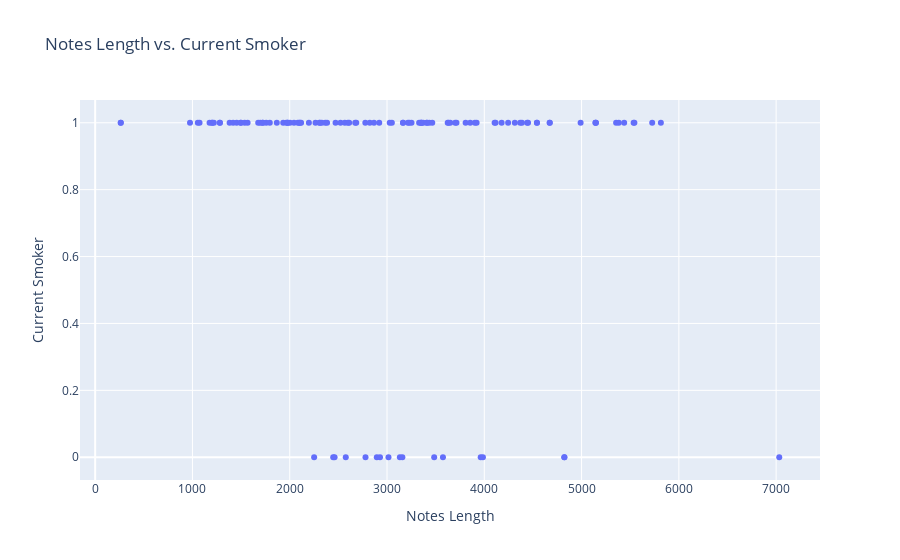

Write notebook code for a chart like this one.
### Code cell
note_len_df = df.sort_values(by='Note Length')
plt5 = go.Scatter(x = note_len_df['Note Length'], y = df['Current Smoker'], mode='markers')
lyt5 = go.Layout(title="Notes Length vs. Current Smoker", xaxis=dict(title='Notes Length'),yaxis=dict(title='Current Smoker'))
fig5 = go.Figure(data=[plt5], layout=lyt5)
iplot(fig5)
print("Notes Length to Current Smoker Correlation:", note_len_df['Note Length'].corr(df['Current Smoker']))

### Figure 1 — Plotly figure (JSON) as saved in the notebook; plotly's stock layout.template omitted (floating-point values rounded to 4 significant figures)
{"data": [{"mode": "markers", "type": "scatter", "x": [263, 263, 975, 1055, 1073, 1176, 1202, 1202, 1220, 1282, 1282, 1382, 1418, 1455, 1495, 1499, 1537, 1567, 1676, 1697, 1723, 1723, 1758, 1795, 1867, 1933, 1965, 1978, 1980, 2003, 2044, 2083, 2098, 2106, 2117, 2197, 2251, 2265, 2305, 2312, 2330, 2365, 2384, 2447, 2461, 2471, 2522, 2566, 2576, 2598, 2611, 2673, 2684, 2777, 2779, 2823, 2866, 2895, 2920, 2928, 3015, 3028, 3050, 3132, 3158, 3164, 3165, 3215, 3229, 3252, 3330, 3347, 3353, 3355, 3372, 3409, 3411, 3435, 3465, 3485, 3575, 3624, 3632, 3650, 3701, 3714, 3808, 3855, 3903, 3921, 3963, 3986, 4106, 4116, 4178, 4245, 4314, 4369, 4387, 4441, 4450, 4541, 4541, 4672, 4673, 4823, 4823, 4990, 5142, 5145, 5148, 5355, 5383, 5438, 5535, 5543, 5726, 5815, 7032], "y": [1, 1, 1, 1, 1, 1, 1, 1, 1, 1, 1, 1, 1, 1, 1, 1, 1, 1, 1, 1, 1, 1, 1, 1, 1, 1, 1, 1, 1, 1, 1, 1, 1, 1, 1, 1, 0, 1, 1, 1, 1, 1, 1, 0, 0, 1, 1, 1, 0, 1, 1, 1, 1, 1, 0, 1, 1, 0, 1, 0, 0, 1, 1, 0, 0, 1, 1, 1, 1, 1, 1, 1, 1, 1, 1, 1, 1, 1, 1, 0, 0, 1, 1, 1, 1, 1, 1, 1, 1, 1, 0, 0, 1, 1, 1, 1, 1, 1, 1, 1, 1, 1, 1, 1, 1, 0, 0, 1, 1, 1, 1, 1, 1, 1, 1, 1, 1, 1, 0]}], "layout": {"title": {"text": "Notes Length vs. Current Smoker"}, "xaxis": {"title": {"text": "Notes Length"}}, "yaxis": {"title": {"text": "Current Smoker"}}}}
